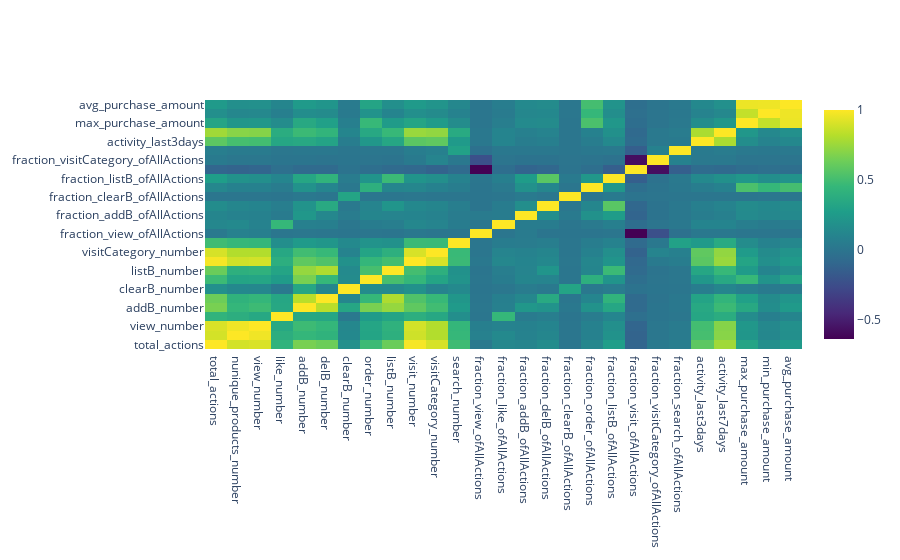

This figure's notebook cell:
### Code cell
corr_matrix = user_features.corr()

fig = pgo.Figure(data=pgo.Heatmap(
    z=corr_matrix.values,  
    x=corr_matrix.columns, 
    y=corr_matrix.index,   
    colorscale='Viridis',
))

fig.show()

### Figure 1 — Plotly figure (JSON) as saved in the notebook; plotly's stock layout.template omitted (floating-point values rounded to 4 significant figures; data arrays with more than 128 entries replaced by an {"elided": "..."} marker saying what was removed)
{"data": [{"colorscale": [[0, "#440154"], [0.1111, "#482878"], [0.2222, "#3e4989"], [0.3333, "#31688e"], [0.4444, "#26828e"], [0.5556, "#1f9e89"], [0.6667, "#35b779"], [0.7778, "#6ece58"], [0.8889, "#b5de2b"], [1, "#fde725"]], "type": "heatmap", "x": ["total_actions", "nunique_products_number", "view_number", "like_number", "addB_number", "delB_number", "clearB_number", "order_number", "listB_number", "visit_number", "visitCategory_number", "search_number", "fraction_view_ofAllActions", "fraction_like_ofAllActions", "fraction_addB_ofAllActions", "fraction_delB_ofAllActions", "fraction_clearB_ofAllActions", "fraction_order_ofAllActions", "fraction_listB_ofAllActions", "fraction_visit_ofAllActions", "fraction_visitCategory_ofAllActions", "fraction_search_ofAllActions", "activity_last3days", "activity_last7days", "max_purchase_amount", "min_purchase_amount", "avg_purchase_amount"], "y": ["total_actions", "nunique_products_number", "view_number", "like_number", "addB_number", "delB_number", "clearB_number", "order_number", "listB_number", "visit_number", "visitCategory_number", "search_number", "fraction_view_ofAllActions", "fraction_like_ofAllActions", "fraction_addB_ofAllActions", "fraction_delB_ofAllActions", "fraction_clearB_ofAllActions", "fraction_order_ofAllActions", "fraction_listB_ofAllActions", "fraction_visit_ofAllActions", "fraction_visitCategory_ofAllActions", "fraction_search_ofAllActions", "activity_last3days", "activity_last7days", "max_purchase_amount", "min_purchase_amount", "avg_purchase_amount"], "z": {"elided": "27x27 float values"}}], "layout": {}}
